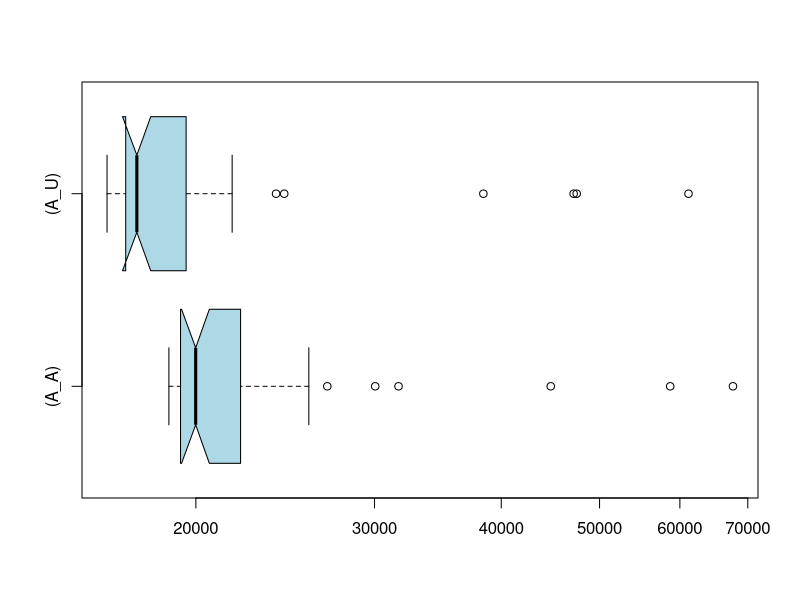

The R source for this figure:
if (exists("A_A")) remove("A_A")
if (exists("A_U")) remove("A_U")
if (exists("C_A")) remove("C_A")
if (exists("C_U")) remove("C_U")
A_U<-c(47146,61186,23993,47473,20271,21543,21717,38409,20272,21232,19200,16566,17114,17401,19041,17768,18027,17051,17268,16348,16918,19358,19563,17113,18235,16710,17351,16690,17152,17055,17224,17364,17357,16565,17153,17874,16732,16622,17962,16822,16870,18226,16803,17652,17361,17186,17584,24441,17853,20822)
A_A<-c(44759,67684,58697,24201,21249,19797,30047,25845,22367,31682,21919,26952,19307,19160,20121,20628,19682,19939,20108,18977,19544,21215,20556,22222,19740,22304,19263,18904,20043,19155,18812,19154,19422,22136,18866,22737,18900,19022,19316,19693,19331,20674,18940,19753,19549,19550,21071,19856,21383,21193)
if (exists("A_U")) boxplot.stats(A_U)
if (exists("A_A")) boxplot.stats(A_A)
if (exists("C_U")) boxplot.stats(C_U)
if (exists("C_A")) boxplot.stats(C_A)
if (exists("A_U")) summary(A_U)
if (exists("A_A")) summary(A_A)
if (exists("C_U")) summary(C_U)
if (exists("C_A")) summary(C_A)
if (exists("A_U")) boxplot(A_A,A_U,col="lightblue",horizontal=TRUE,log="x",match=TRUE,names=c("(A_A)","(A_U)"),notch=TRUE)
if (exists("C_U")) boxplot(C_A,C_U,col="lightblue",horizontal=TRUE,log="x",match=TRUE,names=c("(C_A)","(C_U)"),notch=TRUE)
